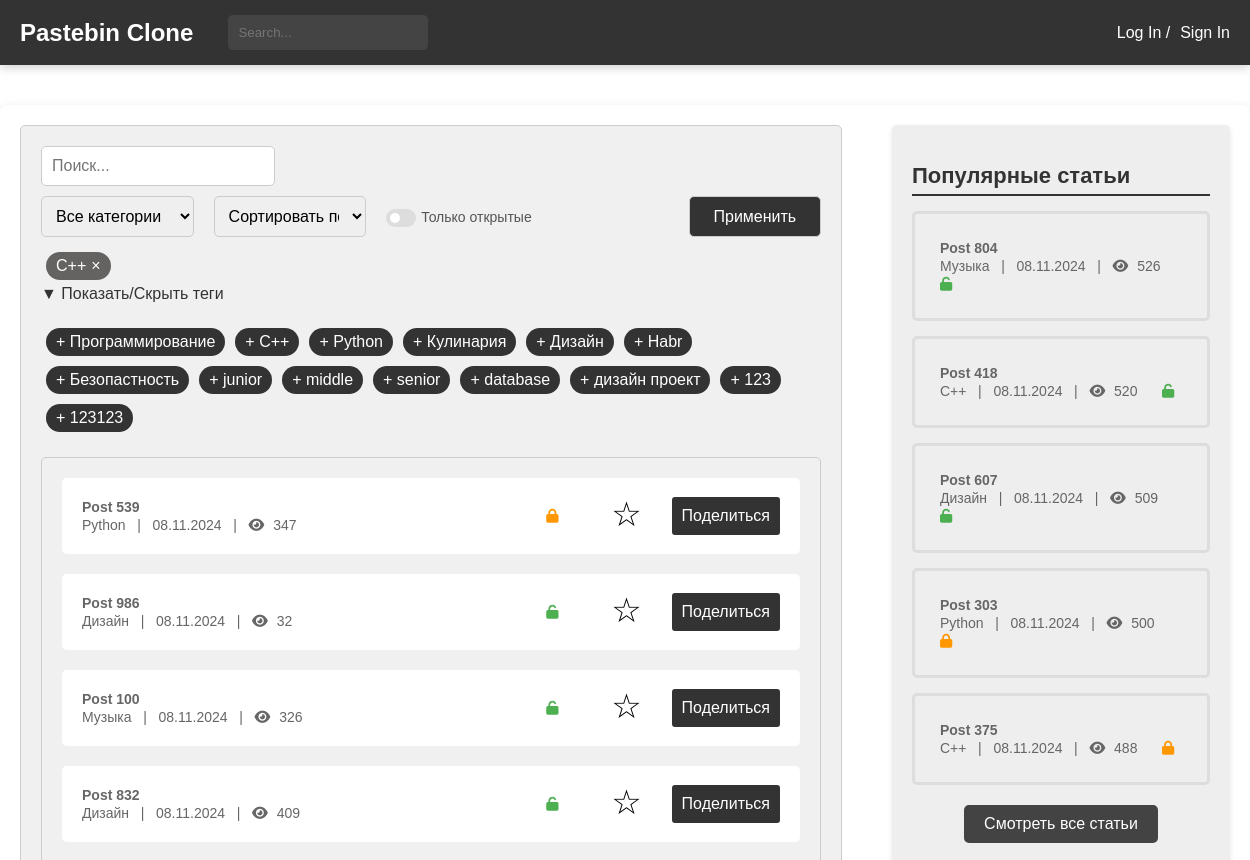
The page /posts_check/?tags=С++ (upper part) on the database as committed earlier.
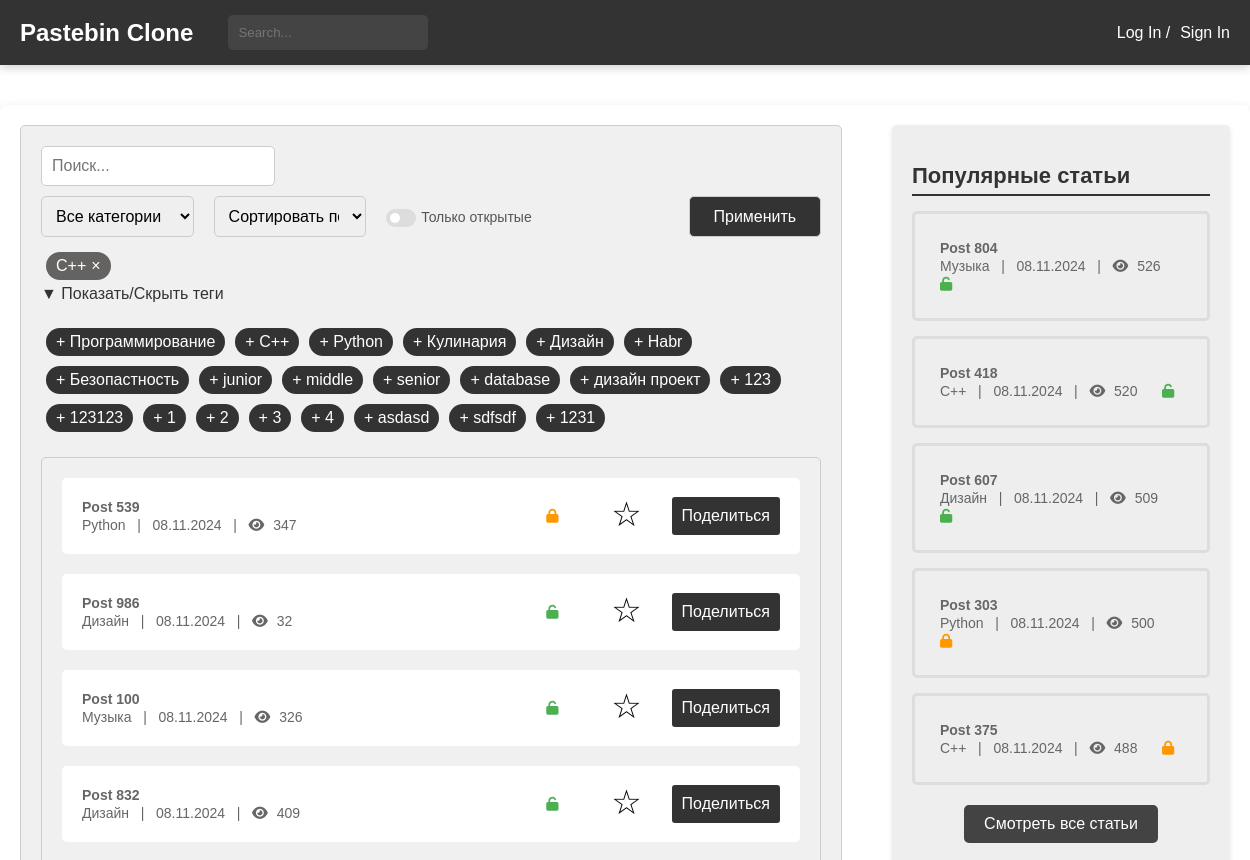
The same page on the database as committed later.
### blog/models.py (models this page shows, shortened)
class Tag(models.Model):
    name = models.CharField(max_length=30, unique=True)
    class Meta:
        verbose_name = 'Тег'
        verbose_name_plural = 'Теги'

class Paste(models.Model):
    ACCESS_STATUS_CHOICES = [
        (0, 'Private'),
        (1, 'Public'),
        (2, 'Draft'),
    ]
    TIME_LIVE_CHOICES = [
        (None, 'Никогда'),
        (timedelta(minutes=2), 'Через 2 минуты'),
        (timedelta(hours=1), 'Через 1 час'),
        (timedelta(days=1), 'Через 1 день'),
        (timedelta(weeks=1), 'Через 1 неделю'),
    ]
    title = models.CharField(max_length=200)
    content = models.TextField()
    author = models.ForeignKey(User, on_delete=models.CASCADE)
    created_at = models.DateTimeField(auto_now_add=True)
    updated_at = models.DateTimeField(auto_now=True)
    slug = models.UUIDField(default=uuid.uuid4, editable=False, unique=True)
    tags = models.ManyToManyField(Tag, related_name='posts')
    category = models.ForeignKey(Category, on_delete=models.SET_NULL, null=True)
    access_status = models.IntegerField(choices=ACCESS_STATUS_CHOICES, default=1)
    time_live = models.DurationField(null=True, blank=True)
    password = models.CharField(max_length=100, null=True, blank=True)
    is_delete_after_read = models.BooleanField(default=False)
    views_count = models.PositiveIntegerField(default=0)
    favourite_count = models.PositiveIntegerField(default=0)
    def get_absolute_url(self):
        return reverse('blog:post-detail', kwargs={'slug': self.slug})
    def get_formatted_created_at(self):
        return self.created_at.strftime('%d.%m.%Y')
    class Meta:
        verbose_name = 'Паста'
        verbose_name_plural = 'Паста'

class Category(models.Model):
    name = models.CharField(max_length=30, unique=True)
    parent = models.ForeignKey(
        'self',
        on_delete=models.CASCADE,
        null=True, blank=True,
        related_name='subcategories'
    )
    def __str__(self):
        return self.name
    class Meta:
        verbose_name = 'Категория'
        verbose_name_plural = 'Категории'

### blog/views.py (the view)
# urls.py: path('posts_check/', views.posts_check, name='posts-list'),
def posts_check(request):
    posts = Paste.objects.all()
    tags = Tag.objects.all()
    popular_posts = Paste.objects.order_by('-views_count')[:5]
    categories = Category.objects.all()
    category = request.GET.get('category')
    sort_by = request.GET.get('sort')
    access_status = request.GET.get('access_status')
    has_password = request.GET.get('has_password')
    search_query = request.GET.get('search', '')
    selected_tags = request.GET.get('tags')
    selected_tags = selected_tags.split(',') if selected_tags else []
    posts = sort_and_filter(posts, category, sort_by, access_status, has_password, search_query, selected_tags)
    return render(request, 'blog/posts.html', {
        'posts': posts,
        'popular_posts': popular_posts,
        'categories': categories,
        'selected_category': category,
        'selected_sort': sort_by,
        'has_password': has_password,
        'search_query': search_query,
        'tags': tags,
        'selected_tags': selected_tags,
    })

### general/context_processors.py (called while the page is built)
def unread_counts(request):
    if request.user.is_authenticated:
        unread_messages_count = Messages.objects.filter(user=request.user, is_checked=False).count()
        unread_notifications_count = Notifications.objects.filter(user=request.user, is_checked=False).count()
    else:
        unread_messages_count = 0
        unread_notifications_count = 0
    return {
        'unread_messages_count': unread_messages_count,
        'unread_notifications_count': unread_notifications_count,
    }

### blog/templates/blog/posts.html (shortened to what this page needs)
{% extends 'blog/temps/base.html' %}
{% load static %}
{% block head %}
<link rel="stylesheet" type="text/css" href="{% static 'css/posts.css' %}">
<link rel="stylesheet" href="https://cdnjs.cloudflare.com/ajax/libs/font-awesome/4.7.0/css/font-awesome.min.css">
{% endblock %}
{% block content %}
<main>
    <div class="main-container">
        <div class="post-filter">
            <form method="GET" action="{% url 'blog:posts-list' %}">
                <input type="search" name="search" placeholder="Поиск..." value="{{ search_query }}">
                <div style="display: flex; justify-content: space-between; margin-top: 10px;">
                    <select name="category" style="width: 35%;">
                        <option value="">Все категории</option>
                    </select>
                    <select name="sort" style="width: 35%; margin-left: 20px;">
                        <option value="">Сортировать по</option>
                    </select>
                    <div class="checkbox-container">
                        <label for="has_password">
                            <span>Только открытые</span>
                            <span></span>
                            <span></span>
                        </label>
                    </div>
                    <button type="submit" class="styled-button" style="margin-left: 157px" onclick="applyFilters()">Применить</button>
                </div>
                {% include 'blog/temps/tags_drop_menu.html' %}
            </form>
            <div class="post-list">
                <ul>
                    {% for post in posts %}
                    <li class="post-item">
                        <div class="post-details">
                            <a href="{% url 'blog:post-detail' post.slug %}">
                                <span class="article-title">{{ post.title }}</span>
                                <br>
                                <span class="article-meta">{{ post.category }} &nbsp; | &nbsp; {{ post.get_formatted_created_at }} &nbsp; | &nbsp;
                        <i class="fa fa-eye"></i> <span class="view-count">{{ post.views_count }}</span></span>
                            </a>
                        </div>
                        <div class="post-actions">
                            {% if post.password %}
                            <span class="post-lock"><i class="fa fa-lock" aria-hidden="true"
                                                       style="color: #FF9800;"></i></span>
                            {% else %}
                            <span class="post-lock"><i class="fa fa-unlock" aria-hidden="true"
                                                       style="color: #4CAF50;"></i></span>
                            {% endif %}
                            <span class="post-favorite" data-post-slug="{{ post.slug }}"
                                  onclick="toggleFavorite(this, '{{ post.slug }}')">
                                <span class="star" id="favorite-star"
                                      style="color: {% if post in user.favorites.all %}#FFD700{% else %}black{% endif %};">
                                    {% if post in user.favorites.all %}★{% else %}☆{% endif %}
                                </span>
                            </span>
                            <button class="post-share-button" onclick="copyToClipboard('{{ post.get_absolute_url }}')">
                                Поделиться
                            </button>
                        </div>
                    </li>
                    {% endfor %}
                </ul>
            </div>
        </div>
        {% include 'blog/temps/popular_posts.html' %}
    </div>
</main>
{% endblock %}

### blog/templates/blog/temps/tags_drop_menu.html (shortened to what this page needs)
{% load static %}
<head>
    <link rel="stylesheet" type="text/css" href="{% static 'css/tags_drop_menu.css' %}">
</head>
<div>
    <div class="selected-tags" id="selectedTags">
        {% for tag in selected_tags %}
        <div class="selected-tag">{{ tag }}
            <span class="remove-tag" onclick="removeTag('{{ tag }}')">&times;</span>
        </div>
        {% endfor %}
    </div>
    <div class="toggle-button" onclick="toggleTagList()">&#9660; Показать/Скрыть теги</div>
    <div class="tag-list-container" id="tagListContainer">
        <div class="tags-container">
            {% for tag in tags %}
            <div class="tag" onclick="selectTag('{{ tag.name }}')" data-tag-id="{{ tag.id }}">
                + {{ tag.name }}
            </div>
            {% endfor %}
        </div>
    </div>
</div>

### blog/templates/blog/temps/popular_posts.html
{% load static %}
<head>
    <link rel="stylesheet" type="text/css" href="{% static 'css/popular_posts.css' %}">
    <link rel="stylesheet" href="https://cdnjs.cloudflare.com/ajax/libs/font-awesome/6.0.0-beta3/css/all.min.css">
</head>
<div class="right-block">
    <h2>Популярные статьи</h2>
    <ul>
        {% for popular_post in popular_posts %}
        <li>
            <a href="{% url 'blog:post-detail' popular_post.slug %}">
                <span class="article-title">{{popular_post.title}}</span>
                <br>
                <span class="article-meta">{{ popular_post.category }} &nbsp; | &nbsp; {{ popular_post.get_formatted_created_at }} &nbsp; |  &nbsp;
                                    <i class="fa fa-eye"></i> <span
                            class="view-count">{{popular_post.views_count}}</span></span>
                {% if popular_post.password %}
                <span><i class="fa fa-lock" aria-hidden="true" style="color: #FF9800;"></i></span>
                {% else %}
                <span><i class="fa fa-unlock" aria-hidden="true" style="color: #4CAF50;"></i></span>
                {% endif %}
            </a>
        </li>
        {% endfor %}
    </ul>
     <div class="all-posts-link">
        <a href="{% url 'blog:posts-list' %}">Смотреть все статьи</a>
    </div>
</div>

Rows that differ between the two databases and show on the page:
added Tag: name "1"
added Tag: name "2"
added Tag: name "3"
added Tag: name "4"
added Tag: name "asdasd"
added Tag: name "sdfsdf"
added Tag: name "1231"
